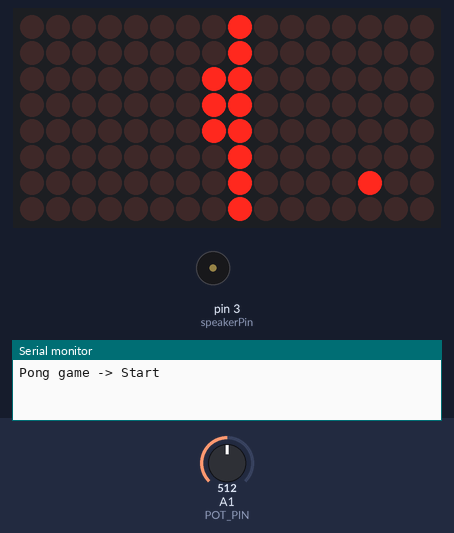
Bench run of a sketch on a simulated Arduino Uno, built with avr-gcc and run on an emulated ATmega328P. On the bench: 16×8 LED matrix, buzzer (waves = sounding), the last lines printed to the serial monitor. The test bench sets the inputs (shaded band); at power-on: A1 (POT_PIN) = 512. Random numbers use the default seed unless the sketch sets one.

Above: at 7.6 s.
7.7 s: A1 (POT_PIN) set to 374
At 7.88 s:
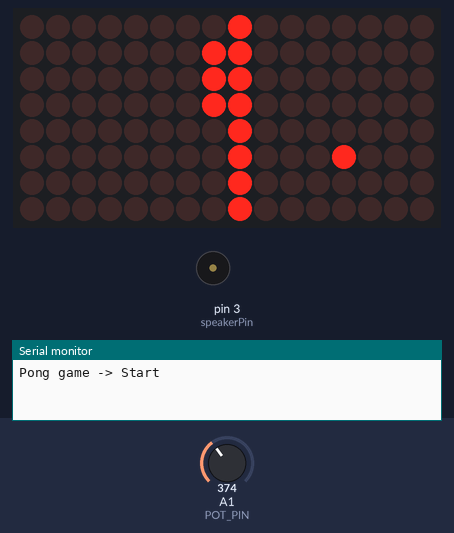
10.0 s: A1 (POT_PIN) set to 272
12.3 s: A1 (POT_PIN) set to 241
At 12.61 s:
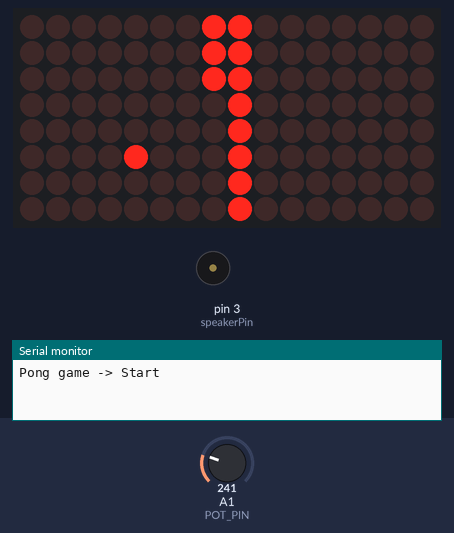
14.7 s: A1 (POT_PIN) set to 522
At 14.92 s:
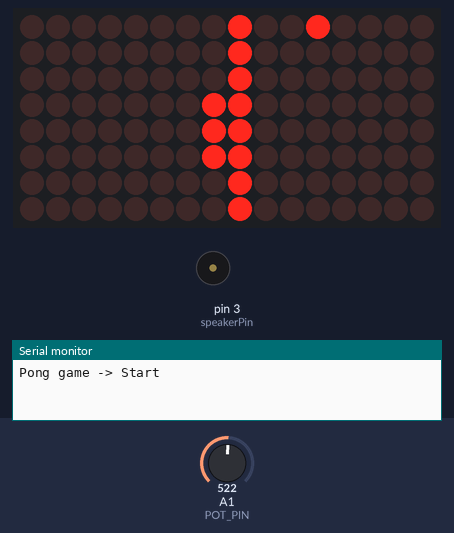
16.8 s: A1 (POT_PIN) set to 716
At 17.09 s:
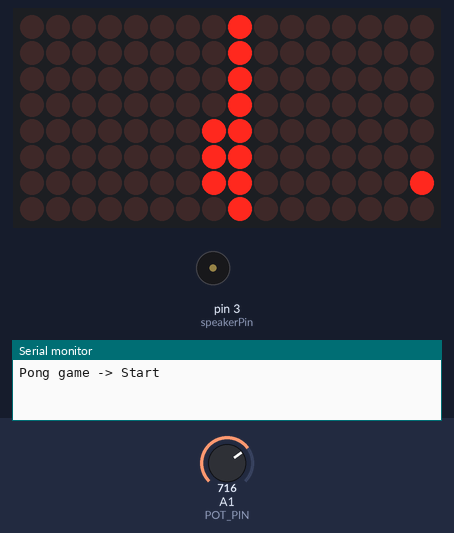
22.2 s: A1 (POT_PIN) set to 778
At 24.17 s:
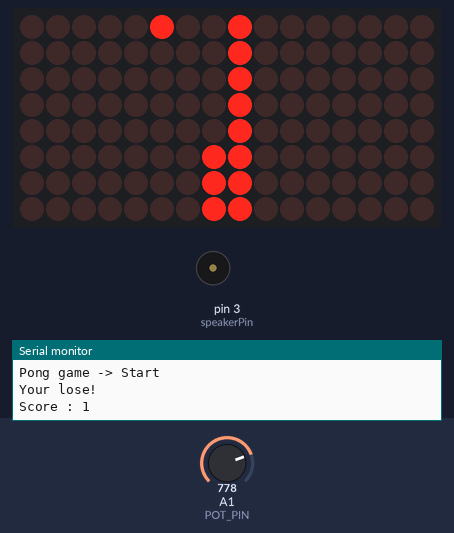
Timing chart, 0 to 28.1 s (numbered marks = the images above; inputs shaded):
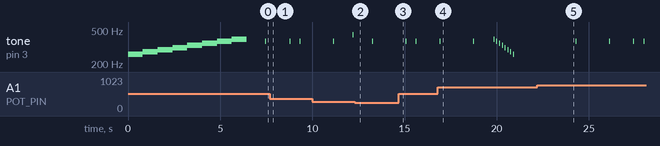

Measured:
- the behaviour switches between 257 and 256 on A1 (POT_PIN) (found by bisection; images 1 and 2)
- by itself, tone on pin 3 (speakerPin): plays 370 Hz for 0.05 s, 370 Hz for 0.05 s, 370 Hz for 0.05 s, 370 Hz for 0.05 s

The sketch:

PongGame.ino
```cpp
#include "LedControl.h"
#define POT_PIN A1 //Potentiometer pin
#define Default_speed 250 //default speed of ball
LedControl lc = LedControl(11, 13, 10, 2); // DIN,CLK,CS,Number of LED Module
//speaker var.
int speakerPin = 3;
int tones[] = {261, 277, 294, 311, 330, 349, 370, 392, 415, 440};
//  mid C  C#   D    D#   E    F    F#   G    G#   A
//game var.
bool play = true;
int score=0;
int lastscore=0;
//player's pad
int potenR = 0; //direct from poten
int lastPos = 8;
int val; //coverted int
int AIpad;
//ball direction
int add = 0;
char direct;
int ballSpeed = Default_speed;
struct ballPos { //ball position
  int row;
  int col;
}; ballPos bPos;

void setup() {
  int devices = lc.getDeviceCount(); // find no of LED modules
  Serial.begin(9600);
  for (int address = 0; address < devices; address++) { // set up each device
    lc.shutdown(address, false);
    lc.setIntensity(address, 1);
    lc.clearDisplay(address);
  }
  start();
  randomSeed(analogRead(A0));
}

void loop() {
  clr_screen();//clear screen
  init_ball();//random ball position
  AI_line();// AI's pad
  while (play) {
    int devices = lc.getDeviceCount(); // find no of LED modules
    potenR = analogRead(POT_PIN);
    if (potenVal(potenR) != lastPos) {
      lc.setLed(0, potenVal(potenR) - 1, 7, true); //address,row,col
      lc.setLed(0, potenVal(potenR), 7, true);
      lc.setLed(0, potenVal(potenR) + 1, 7, true);
      if (potenVal(potenR) > lastPos) {
        for (int i = 2; i <= 6; i++) {
          lc.setLed(0, potenVal(potenR) - i, 7, false);
        }
      } else {
        for (int i = 2; i <= 6; i++) {
          lc.setLed(0, potenVal(potenR) + i, 7, false);
        }
      }
      lastPos = potenVal(potenR);
    } else { // in-case of restart and didn't change lastPos
      lc.setLed(0, potenVal(potenR) - 1, 7, true); //address,row,col
      lc.setLed(0, potenVal(potenR), 7, true);
      lc.setLed(0, potenVal(potenR) + 1, 7, true);
    }
    changeDis();// ball jump btw. display 0&1
    ballMove(direct);// movement of the ball
    hitCheck(bPos.col, bPos.row);// collision check
    changeSpeed();// change ball speed
  }
  lose();
  delay(3000);
  play = true;
}
int potenVal(int poten) { // convert 0-1024 to 1-6
  if (poten > 0 && poten <= 256) {val = 1;}
  else if (poten > 256 && poten <= 384) {val = 2;}
  else if (poten > 384 && poten <= 512) {val = 3;}
  else if (poten > 512 && poten <= 640) {val = 4;}
  else if (poten > 640 && poten <= 768) {val = 5;}
  else if (poten > 768 && poten <= 1024) {val = 6;}
  return val;
}
void start() { // display when start the game
  int devices = lc.getDeviceCount();
  Serial.println("Pong game -> Start");
  for (int row = 0; row < 8; row++)
  {
    tone(speakerPin, tones[row]);
    for (int col = 0; col < 8; col++)
    {
      for ( int address = 0; address < devices; address++) {
        delay(50);
        lc.setLed(address, row, col, true);
      }
    }
  }
  noTone(speakerPin);
}
void lose() { // display when lose the game
  clr_screen();
  Serial.println("Your lose!");
  Serial.print("Score : ");
  Serial.println(score);
  int devices = lc.getDeviceCount();
  int count = 0;
  for (int i = 0; i < 8; i++)
  {
    for ( int address = 0; address < devices; address++) {
      delay(50);
      lc.setLed(address, i, i, true);
    }
  }
  for (int row = 7; row >= 0; row--)
  {
    tone(speakerPin, tones[row]);
    delay(50);
    noTone(speakerPin);
    for ( int address = 0; address < devices; address++) {
      delay(50);
      lc.setLed(address, row, count, true);
    }
    count++;
  }
  score=0;
  lastscore=0;
  ballSpeed = Default_speed;
}
void clr_screen() { // clear all display
  lc.clearDisplay(0);
  lc.clearDisplay(1);
}
void init_ball() {
  bPos.row = random(1, 7); //min,max-1
  bPos.col = random(1, 7);
  int ranDir = random(1, 3);
  if (ranDir == 1) {direct = '7';}
  else {direct = '1';}
}
void ballMove(char dir) {
  if (dir == 'W') {
    lc.setLed(add, bPos.row, bPos.col, false);
    bPos.col--;
    lc.setLed(add, bPos.row, bPos.col, true);
    delay(ballSpeed);
  }
  if (dir == 'S') {
    lc.setLed(add, bPos.row, bPos.col, false);
    bPos.col++;
    lc.setLed(add, bPos.row, bPos.col, true);
    delay(ballSpeed);
  }
  if (dir == '7') {
    lc.setLed(add, bPos.row, bPos.col, false);
    bPos.col--;
    bPos.row++;
    lc.setLed(add, bPos.row, bPos.col, true);
    delay(ballSpeed);
  }
  if (dir == '9') {
    lc.setLed(add, bPos.row, bPos.col, false);
    bPos.col++;
    bPos.row--;
    lc.setLed(add, bPos.row, bPos.col, true);
    delay(ballSpeed);
  }
  if (dir == '3') {
    lc.setLed(add, bPos.row, bPos.col, false);
    bPos.col++;
    bPos.row++;
    lc.setLed(add, bPos.row, bPos.col, true);
    delay(ballSpeed);
  }
  if (dir == '1') {
    lc.setLed(add, bPos.row, bPos.col, false);
    bPos.col--;
    bPos.row--;
    lc.setLed(add, bPos.row, bPos.col, true);
    delay(ballSpeed);
  }
}
void hitCheck(int col, int row) {
  if (col == 1 && add == 1) {
    AIpad = 1;
    if(row==0) {direct = '9';}
      else if(row ==7) {direct = '3';}
      else{
      int ranDir = random(1, 4);
      if (ranDir == 1) {direct = '3';}
      else if(ranDir == 2){direct = '9';}
      else {direct = 'S';}
      tone(speakerPin, 370);
      delay(50);
      noTone(speakerPin);
      }
}
  if (col == 6 && add == 0) {
    AIpad = 0;
    if (padCheck() == 1) {
      if(row==7){direct = '7';}
      else if(row==0){direct = '1';}
      else{
         int ranDir = random(1, 4);
         if (ranDir == 1){direct = '7';}
         else if(ranDir == 2){direct = '1';}
         else {direct = 'W';}
      }
      score+=1;
      tone(speakerPin, 440);
      delay(50);
      noTone(speakerPin);
    }
    if (padCheck() == 0) {
      play = false;
      direct = '7';
    }
  }
  if (row == 7) {
    if (direct == '3') {direct = '9';}
    else if (direct == '1') {direct = '7';}
    else if (direct == '7') {direct = '1';}
    tone(speakerPin, 370);
    delay(50);
    noTone(speakerPin);
  }
  if (row == 0) {
    if (direct == '9') {direct = '3';}
    else if (direct == '7') {direct = '1';}
    else if (direct == '1') {direct = '7';}
    tone(speakerPin, 370);
    delay(50);
    noTone(speakerPin);
  }
}
int padCheck() { // check collision of ball and player's pad
  if((potenVal(potenR) == bPos.row) || (potenVal(potenR) + 1 == bPos.row) || (potenVal(potenR) - 1 == bPos.row)) {return 1;}
  else {return 0;}
}
void changeDis() {
  lc.setLed(add, bPos.row, bPos.col, false);
  if (bPos.col == 0 && add == 0 && AIpad == 0) {
    add++;
    bPos.col = 8;
  }
  if (bPos.col == 0 && add == 0 && AIpad == 0) {
    add++;
    bPos.col = 8;
  }
  if (bPos.col == 7 && add == 1 && AIpad == 1) {
    add--;
    bPos.col = (-1);
  }
  if (bPos.col == 7 && add == 1 && AIpad == 1) {
    add--;
    bPos.col = (-1);
  }
}
void AI_line(){
  for(int i=0;i<8;i++){
    lc.setLed(1,i,0,true);
  }
}
void changeSpeed(){
  if((score-lastscore)>=5){
    if(ballSpeed<=50){
      ballSpeed-=10;
    }
    else if(ballSpeed<10){ // minimum ball speed
      ballSpeed=10;
    }
    else{
    ballSpeed-=50;
    }
    lastscore = score;
  }
}
```
